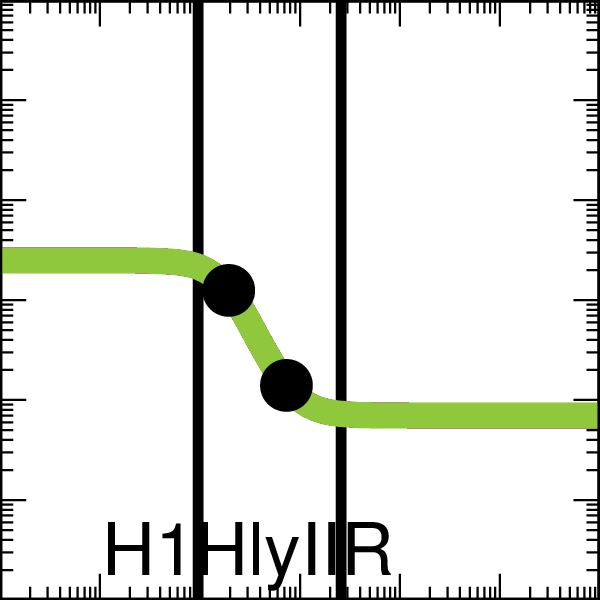

Reproduce this figure in gnuplot.

set output "SimAnnealing_0x00_001_A000_xfer_model_H1_HlyIIR.eps"
set terminal postscript eps enhanced color "Helvetica, 35" size 2,2
set logscale x
set logscale y
set lmargin screen 0.0
set rmargin screen 1.0
set tmargin screen 1.0
set bmargin screen 0.0
set size ratio 1.0
set border linewidth 2
set tics scale 2
set mxtics 10
set mytics 10
set key bottom left
set key samplen -1
set xrange [0.001:1000.0]
set yrange [0.001:1000.0]
set format y "10^{%L}"    
set format x "10^{%L}"    
set format x ""    
set xlabel '11000000'
set arrow from 0.09591465544089696,0.001 to 0.09591465544089696,1000.0 nohead lw 10 lt 2 lc rgb '#000000'
set arrow from 2.5753015759000926,0.001 to 2.5753015759000926,1000.0 nohead lw 10 lt 2 lc rgb '#000000'
ymin = 0.07
ymax = 2.5
K = 0.19
n = 2.6
set dummy x

plot ymin+(ymax-ymin)/(1.0+(x/K)**n) lw 25 lc rgb '#8FC73E' title 'H1HlyIIR',\
 "<echo '1 2'" using (0.194258377):(1.2500000037910632)  with points pt 7 ps 4 lc rgb 'black' notitle,\
 "<echo '1 2'" using (0.735147282):(0.1400000000187563)  with points pt 7 ps 4 lc rgb 'black' notitle
